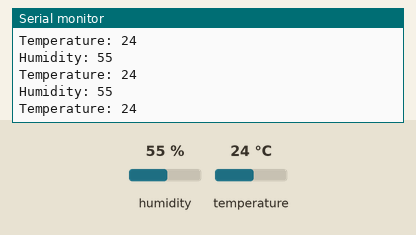
Bench run of a sketch on a simulated ESP8266 (NodeMCU). Shown: the last lines printed to the serial monitor. The inputs (shaded band) are chosen by the test bench; at power-on: humidity 55 %, temperature 24 °C. WiFi joins after 1.5 s; servers stay silent unless stated.

Above: at 2.7 s.
2.8 s: humidity set to 22 %
At 3.28 s:
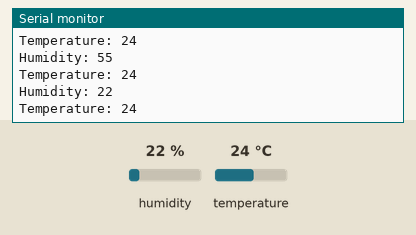
4.3 s: temperature set to 12 °C
At 4.52 s:
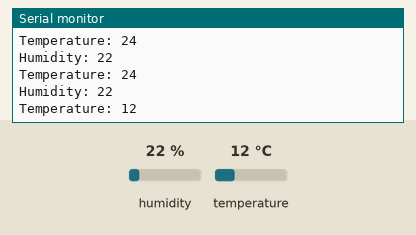
5.8 s: humidity set to 40 %
At 6.07 s:
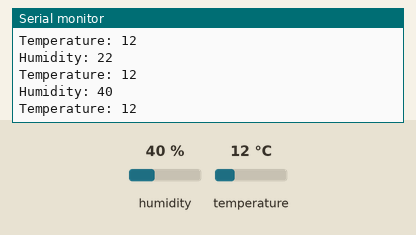
Timing chart, 0 to 8.8 s (numbered marks = the images above; inputs shaded):
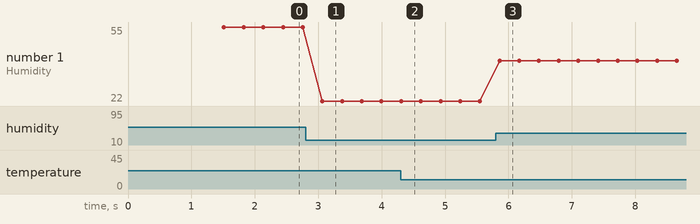

The sketch:

Firebase_ESP8266.ino
```cpp
#include <ESP8266WiFi.h>
#include <FirebaseArduino.h>


// Set these to run example.
#define FIREBASE_HOST "host"
#define FIREBASE_AUTH "auth"
#define WIFI_SSID "netname"
#define WIFI_PASSWORD "pass"

String path = "/nem_sicaklik";


#include <DHTesp.h>

DHTesp dht;

void setup() {
  Serial.begin(9600);

dht.setup(D4, DHTesp::DHT11);

  WiFi.begin(WIFI_SSID, WIFI_PASSWORD);
  Serial.print("connecting");
  while (WiFi.status() != WL_CONNECTED) {
    Serial.print(".");
    delay(500);
  }
  Serial.println();
  Serial.print("connected: ");
  Serial.println(WiFi.localIP());

  Firebase.begin(FIREBASE_HOST, FIREBASE_AUTH);
}


void loop() {

int hum = dht.getHumidity();

int tem=dht.getTemperature();

Serial.print("Humidity: "); Serial.println(hum);
Serial.print("Temperature: "); Serial.println(tem);

Firebase.setInt( path + "/Temperature/Data", tem);


  if (Firebase.failed()) {
      Serial.print("setting /hum failed:");
      Serial.println(Firebase.error());
      }

  Firebase.setInt(path + "/Humidity/Data", hum);
  if (Firebase.failed()) {
      Serial.print("setting /tem failed:");
      Serial.println(Firebase.error());
  }


  }
```

Measured:
- after the input at 2.8 s, the serial monitor: prints a new line after 0.27 s (image 1)
- after the input at 4.3 s, the serial monitor: prints a new line at once (image 2)
- after the input at 5.8 s, the serial monitor: prints a new line after 0.06 s (image 3)
- plotted number 1: 55 → 22 after the input at 2.8 s, 22 → 40 after the input at 5.8 s
